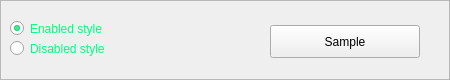
   <widget class="QFrame" name="frm_style_sample">
    <property name="geometry">
     <rect>
      <x>10</x>
      <y>50</y>
      <width>450</width>
      <height>80</height>
     </rect>
    </property>
    <property name="styleSheet">
     <string notr="true">QFrame#frm_style_sample {border: 1px solid #aaaa00;}</string>
    </property>
    <property name="frameShape">
     <enum>QFrame::StyledPanel</enum>
    </property>
    <property name="frameShadow">
     <enum>QFrame::Raised</enum>
    </property>
    <widget class="QLabel" name="lbl_style_sample">
     <property name="geometry">
      <rect>
       <x>180</x>
       <y>10</y>
       <width>261</width>
       <height>61</height>
      </rect>
     </property>
     <property name="text">
      <string>Sample</string>
     </property>
     <property name="alignment">
      <set>Qt::AlignCenter</set>
     </property>
    </widget>
    <widget class="QRadioButton" name="rbt_style_enabled">
     <property name="geometry">
      <rect>
       <x>10</x>
       <y>20</y>
       <width>160</width>
       <height>17</height>
      </rect>
     </property>
     <property name="styleSheet">
      <string notr="true">QRadioButton {color: rgb(0, 255, 127);} QRadioButton:hover {color: rgb(170, 255, 255);}</string>
     </property>
     <property name="text">
      <string>Enabled style</string>
     </property>
     <property name="checked">
      <bool>true</bool>
     </property>
    </widget>
    <widget class="QRadioButton" name="rbt_style_disabled">
     <property name="geometry">
      <rect>
       <x>10</x>
       <y>40</y>
       <width>160</width>
       <height>17</height>
      </rect>
     </property>
     <property name="styleSheet">
      <string notr="true">QRadioButton {color: rgb(0, 255, 127);} QRadioButton:hover {color: rgb(170, 255, 255);}</string>
     </property>
     <property name="text">
      <string>Disabled style</string>
     </property>
    </widget>
    <widget class="QPushButton" name="btn_style_sample">
     <property name="geometry">
      <rect>
       <x>270</x>
       <y>25</y>
       <width>150</width>
       <height>33</height>
      </rect>
     </property>
     <property name="text">
      <string>Sample</string>
     </property>
     <property name="autoDefault">
      <bool>false</bool>
     </property>
    </widget>
   </widget>
